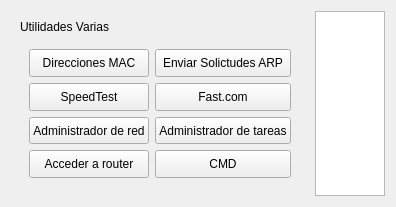
                                 <widget class="QWidget" name="scrollAreaWidgetContents_11">
                                  <property name="geometry">
                                   <rect>
                                    <x>0</x>
                                    <y>0</y>
                                    <width>333</width>
                                    <height>207</height>
                                   </rect>
                                  </property>
                                  <layout class="QHBoxLayout" name="horizontalLayout_31">
                                   <item>
                                    <widget class="QWidget" name="widget_15" native="true">
                                     <layout class="QVBoxLayout" name="verticalLayout_36">
                                      <item alignment="Qt::AlignTop">
                                       <widget class="QLabel" name="label_17">
                                        <property name="text">
                                         <string>Utilidades Varias</string>
                                        </property>
                                       </widget>
                                      </item>
                                      <item>
                                       <widget class="QWidget" name="widget_7" native="true">
                                        <property name="sizePolicy">
                                         <sizepolicy hsizetype="Preferred" vsizetype="Expanding">
                                          <horstretch>0</horstretch>
                                          <verstretch>0</verstretch>
                                         </sizepolicy>
                                        </property>
                                        <layout class="QGridLayout" name="gridLayout_5">
                                         <item row="0" column="0">
                                          <widget class="QPushButton" name="var1">
                                           <property name="sizePolicy">
                                            <sizepolicy hsizetype="Minimum" vsizetype="Expanding">
                                             <horstretch>0</horstretch>
                                             <verstretch>0</verstretch>
                                            </sizepolicy>
                                           </property>
                                           <property name="text">
                                            <string>Direcciones MAC</string>
                                           </property>
                                          </widget>
                                         </item>
                                         <item row="2" column="0">
                                          <widget class="QPushButton" name="var5">
                                           <property name="sizePolicy">
                                            <sizepolicy hsizetype="Minimum" vsizetype="Expanding">
                                             <horstretch>0</horstretch>
                                             <verstretch>0</verstretch>
                                            </sizepolicy>
                                           </property>
                                           <property name="text">
                                            <string>Administrador de red</string>
                                           </property>
                                          </widget>
                                         </item>
                                         <item row="1" column="1">
                                          <widget class="QPushButton" name="var4">
                                           <property name="sizePolicy">
                                            <sizepolicy hsizetype="Minimum" vsizetype="Expanding">
                                             <horstretch>0</horstretch>
                                             <verstretch>0</verstretch>
                                            </sizepolicy>
                                           </property>
                                           <property name="text">
                                            <string>Fast.com</string>
                                           </property>
                                          </widget>
                                         </item>
                                         <item row="0" column="1">
                                          <widget class="QPushButton" name="var2">
                                           <property name="sizePolicy">
                                            <sizepolicy hsizetype="Minimum" vsizetype="Expanding">
                                             <horstretch>0</horstretch>
                                             <verstretch>0</verstretch>
                                            </sizepolicy>
                                           </property>
                                           <property name="text">
                                            <string>Enviar Solictudes ARP</string>
                                           </property>
                                          </widget>
                                         </item>
                                         <item row="2" column="1">
                                          <widget class="QPushButton" name="var6">
                                           <property name="sizePolicy">
                                            <sizepolicy hsizetype="Minimum" vsizetype="Expanding">
                                             <horstretch>0</horstretch>
                                             <verstretch>0</verstretch>
                                            </sizepolicy>
                                           </property>
                                           <property name="text">
                                            <string>Administrador de tareas</string>
                                           </property>
                                          </widget>
                                         </item>
                                         <item row="1" column="0">
                                          <widget class="QPushButton" name="var3">
                                           <property name="sizePolicy">
                                            <sizepolicy hsizetype="Minimum" vsizetype="Expanding">
                                             <horstretch>0</horstretch>
                                             <verstretch>0</verstretch>
                                            </sizepolicy>
                                           </property>
                                           <property name="text">
                                            <string>SpeedTest</string>
                                           </property>
                                          </widget>
                                         </item>
                                         <item row="3" column="0">
                                          <widget class="QPushButton" name="var7">
                                           <property name="sizePolicy">
                                            <sizepolicy hsizetype="Minimum" vsizetype="Expanding">
                                             <horstretch>0</horstretch>
                                             <verstretch>0</verstretch>
                                            </sizepolicy>
                                           </property>
                                           <property name="text">
                                            <string>Acceder a router</string>
                                           </property>
                                          </widget>
                                         </item>
                                         <item row="3" column="1">
                                          <widget class="QPushButton" name="var8">
                                           <property name="sizePolicy">
                                            <sizepolicy hsizetype="Minimum" vsizetype="Expanding">
                                             <horstretch>0</horstretch>
                                             <verstretch>0</verstretch>
                                            </sizepolicy>
                                           </property>
                                           <property name="text">
                                            <string>CMD</string>
                                           </property>
                                          </widget>
                                         </item>
                                        </layout>
                                       </widget>
                                      </item>
                                     </layout>
                                    </widget>
                                   </item>
                                   <item>
                                    <widget class="QTextEdit" name="SalidaVar">
                                     <property name="lineWrapMode">
                                      <enum>QTextEdit::NoWrap</enum>
                                     </property>
                                    </widget>
                                   </item>
                                  </layout>
                                  <zorder>SalidaVar</zorder>
                                  <zorder>widget_15</zorder>
                                 </widget>
